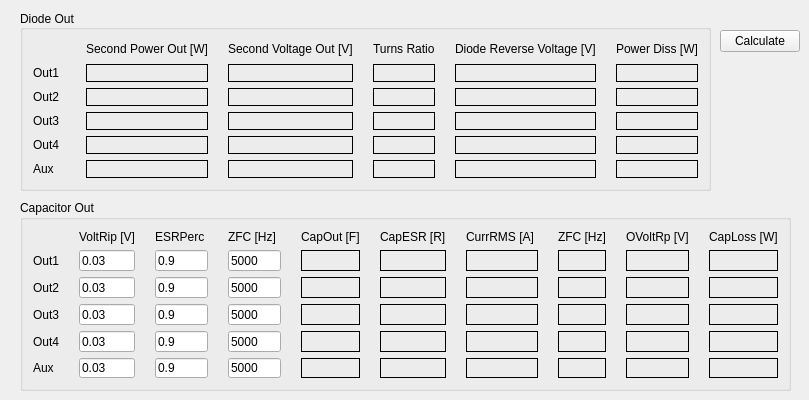
    <widget class="QWidget" name="DiodeAndCapOut">
     <attribute name="title">
      <string>Out. Diode and Cap.</string>
     </attribute>
     <widget class="QGroupBox" name="SecondSide_2">
      <property name="geometry">
       <rect>
        <x>20</x>
        <y>10</y>
        <width>691</width>
        <height>181</height>
       </rect>
      </property>
      <property name="title">
       <string>Diode Out</string>
      </property>
      <property name="alignment">
       <set>Qt::AlignLeading|Qt::AlignLeft|Qt::AlignVCenter</set>
      </property>
      <layout class="QGridLayout" name="gridLayout_14">
       <property name="sizeConstraint">
        <enum>QLayout::SetDefaultConstraint</enum>
       </property>
       <property name="leftMargin">
        <number>10</number>
       </property>
       <property name="topMargin">
        <number>10</number>
       </property>
       <property name="rightMargin">
        <number>10</number>
       </property>
       <property name="bottomMargin">
        <number>10</number>
       </property>
       <property name="horizontalSpacing">
        <number>20</number>
       </property>
       <property name="verticalSpacing">
        <number>6</number>
       </property>
       <item row="8" column="2">
        <widget class="QLabel" name="AuxVolt">
         <property name="frameShape">
          <enum>QFrame::Box</enum>
         </property>
         <property name="text">
          <string/>
         </property>
        </widget>
       </item>
       <item row="4" column="5">
        <widget class="QLabel" name="Out1Diss">
         <property name="frameShape">
          <enum>QFrame::Box</enum>
         </property>
         <property name="text">
          <string/>
         </property>
        </widget>
       </item>
       <item row="0" column="1">
        <widget class="QLabel" name="label_135">
         <property name="text">
          <string>Second Power Out [W]</string>
         </property>
        </widget>
       </item>
       <item row="0" column="4">
        <widget class="QLabel" name="label_138">
         <property name="text">
          <string>Diode Reverse Voltage [V]</string>
         </property>
        </widget>
       </item>
       <item row="7" column="5">
        <widget class="QLabel" name="Out4Diss">
         <property name="frameShape">
          <enum>QFrame::Box</enum>
         </property>
         <property name="text">
          <string/>
         </property>
        </widget>
       </item>
       <item row="0" column="3">
        <widget class="QLabel" name="label_137">
         <property name="text">
          <string>Turns Ratio</string>
         </property>
        </widget>
       </item>
       <item row="5" column="4">
        <widget class="QLabel" name="Out2DRV">
         <property name="frameShape">
          <enum>QFrame::Box</enum>
         </property>
         <property name="text">
          <string/>
         </property>
        </widget>
       </item>
       <item row="7" column="0">
        <widget class="QLabel" name="label_148">
         <property name="text">
          <string>Out4</string>
         </property>
        </widget>
       </item>
       <item row="8" column="0">
        <widget class="QLabel" name="label_149">
         <property name="text">
          <string>Aux</string>
         </property>
        </widget>
       </item>
       <item row="0" column="2">
        <widget class="QLabel" name="label_136">
         <property name="text">
          <string>Second Voltage Out [V]</string>
         </property>
        </widget>
       </item>
       <item row="6" column="0">
        <widget class="QLabel" name="label_147">
         <property name="text">
          <string>Out3</string>
         </property>
        </widget>
       </item>
       <item row="7" column="4">
        <widget class="QLabel" name="Out4DRV">
         <property name="frameShape">
          <enum>QFrame::Box</enum>
         </property>
         <property name="text">
          <string/>
         </property>
        </widget>
       </item>
       <item row="5" column="1">
        <widget class="QLabel" name="Out2Pwr">
         <property name="frameShape">
          <enum>QFrame::Box</enum>
         </property>
         <property name="text">
          <string/>
         </property>
        </widget>
       </item>
       <item row="6" column="1">
        <widget class="QLabel" name="Out3Pwr">
         <property name="frameShape">
          <enum>QFrame::Box</enum>
         </property>
         <property name="text">
          <string/>
         </property>
        </widget>
       </item>
       <item row="0" column="5">
        <widget class="QLabel" name="label_139">
         <property name="text">
          <string>Power Diss [W]</string>
         </property>
        </widget>
       </item>
       <item row="7" column="1">
        <widget class="QLabel" name="Out4Pwr">
         <property name="frameShape">
          <enum>QFrame::Box</enum>
         </property>
         <property name="text">
          <string/>
         </property>
        </widget>
       </item>
       <item row="8" column="4">
        <widget class="QLabel" name="AuxDRV">
         <property name="frameShape">
          <enum>QFrame::Box</enum>
         </property>
         <property name="text">
          <string/>
         </property>
        </widget>
       </item>
       <item row="4" column="2">
        <widget class="QLabel" name="Out1Volt">
         <property name="frameShape">
          <enum>QFrame::Box</enum>
         </property>
         <property name="text">
          <string/>
         </property>
        </widget>
       </item>
       <item row="7" column="2">
        <widget class="QLabel" name="Out4Volt">
         <property name="frameShape">
          <enum>QFrame::Box</enum>
         </property>
         <property name="text">
          <string/>
         </property>
        </widget>
       </item>
       <item row="6" column="5">
        <widget class="QLabel" name="Out3Diss">
         <property name="frameShape">
          <enum>QFrame::Box</enum>
         </property>
         <property name="text">
          <string/>
         </property>
        </widget>
       </item>
       <item row="8" column="5">
        <widget class="QLabel" name="AuxDiss">
         <property name="frameShape">
          <enum>QFrame::Box</enum>
         </property>
         <property name="text">
          <string/>
         </property>
        </widget>
       </item>
       <item row="5" column="2">
        <widget class="QLabel" name="Out2Volt">
         <property name="frameShape">
          <enum>QFrame::Box</enum>
         </property>
         <property name="text">
          <string/>
         </property>
        </widget>
       </item>
       <item row="6" column="2">
        <widget class="QLabel" name="Out3Volt">
         <property name="frameShape">
          <enum>QFrame::Box</enum>
         </property>
         <property name="text">
          <string/>
         </property>
        </widget>
       </item>
       <item row="4" column="4">
        <widget class="QLabel" name="Out1DRV">
         <property name="frameShape">
          <enum>QFrame::Box</enum>
         </property>
         <property name="text">
          <string/>
         </property>
        </widget>
       </item>
       <item row="6" column="4">
        <widget class="QLabel" name="Out3DRV">
         <property name="frameShape">
          <enum>QFrame::Box</enum>
         </property>
         <property name="text">
          <string/>
         </property>
        </widget>
       </item>
       <item row="8" column="1">
        <widget class="QLabel" name="AuxPwr">
         <property name="frameShape">
          <enum>QFrame::Box</enum>
         </property>
         <property name="text">
          <string/>
         </property>
        </widget>
       </item>
       <item row="4" column="1">
        <widget class="QLabel" name="Out1Pwr">
         <property name="frameShape">
          <enum>QFrame::Box</enum>
         </property>
         <property name="text">
          <string/>
         </property>
        </widget>
       </item>
       <item row="5" column="5">
        <widget class="QLabel" name="Out2Diss">
         <property name="frameShape">
          <enum>QFrame::Box</enum>
         </property>
         <property name="text">
          <string/>
         </property>
        </widget>
       </item>
       <item row="4" column="3">
        <widget class="QLabel" name="Out1TR">
         <property name="frameShape">
          <enum>QFrame::Box</enum>
         </property>
         <property name="text">
          <string/>
         </property>
        </widget>
       </item>
       <item row="5" column="3">
        <widget class="QLabel" name="Out2TR">
         <property name="frameShape">
          <enum>QFrame::Box</enum>
         </property>
         <property name="text">
          <string/>
         </property>
        </widget>
       </item>
       <item row="6" column="3">
        <widget class="QLabel" name="Out3TR">
         <property name="frameShape">
          <enum>QFrame::Box</enum>
         </property>
         <property name="text">
          <string/>
         </property>
        </widget>
       </item>
       <item row="7" column="3">
        <widget class="QLabel" name="Out4TR">
         <property name="frameShape">
          <enum>QFrame::Box</enum>
         </property>
         <property name="text">
          <string/>
         </property>
        </widget>
       </item>
       <item row="8" column="3">
        <widget class="QLabel" name="AuxTR">
         <property name="frameShape">
          <enum>QFrame::Box</enum>
         </property>
         <property name="text">
          <string/>
         </property>
        </widget>
       </item>
       <item row="4" column="0">
        <widget class="QLabel" name="label_145">
         <property name="text">
          <string>Out1</string>
         </property>
        </widget>
       </item>
       <item row="5" column="0">
        <widget class="QLabel" name="label_146">
         <property name="text">
          <string>Out2</string>
         </property>
        </widget>
       </item>
      </layout>
     </widget>
     <widget class="QGroupBox" name="SecondSide_3">
      <property name="geometry">
       <rect>
        <x>20</x>
        <y>200</y>
        <width>771</width>
        <height>191</height>
       </rect>
      </property>
      <property name="title">
       <string>Capacitor Out</string>
      </property>
      <layout class="QGridLayout" name="gridLayout_31">
       <property name="leftMargin">
        <number>10</number>
       </property>
       <property name="topMargin">
        <number>10</number>
       </property>
       <property name="rightMargin">
        <number>10</number>
       </property>
       <property name="bottomMargin">
        <number>10</number>
       </property>
       <property name="horizontalSpacing">
        <number>20</number>
       </property>
       <item row="11" column="10">
        <widget class="QLabel" name="Out2CapDiss">
         <property name="frameShape">
          <enum>QFrame::Box</enum>
         </property>
         <property name="text">
          <string/>
         </property>
        </widget>
       </item>
       <item row="14" column="2">
        <widget class="QLineEdit" name="AuxESRPerc">
         <property name="text">
          <string>0.9</string>
         </property>
        </widget>
       </item>
       <item row="14" column="8">
        <widget class="QLabel" name="AuxCapZF">
         <property name="frameShape">
          <enum>QFrame::Box</enum>
         </property>
         <property name="text">
          <string/>
         </property>
        </widget>
       </item>
       <item row="0" column="6">
        <widget class="QLabel" name="label_308">
         <property name="text">
          <string>CurrRMS [A] </string>
         </property>
        </widget>
       </item>
       <item row="0" column="10">
        <widget class="QLabel" name="label_311">
         <property name="text">
          <string>CapLoss [W]</string>
         </property>
        </widget>
       </item>
       <item row="14" column="0">
        <widget class="QLabel" name="label_153">
         <property name="text">
          <string>Aux</string>
         </property>
        </widget>
       </item>
       <item row="11" column="1">
        <widget class="QLineEdit" name="Out2VRip">
         <property name="text">
          <string>0.03</string>
         </property>
        </widget>
       </item>
       <item row="0" column="2">
        <widget class="QLabel" name="label_270">
         <property name="text">
          <string>ESRPerc</string>
         </property>
        </widget>
       </item>
       <item row="10" column="10">
        <widget class="QLabel" name="Out1CapDiss">
         <property name="frameShape">
          <enum>QFrame::Box</enum>
         </property>
         <property name="text">
          <string/>
         </property>
        </widget>
       </item>
       <item row="12" column="0">
        <widget class="QLabel" name="label_152">
         <property name="text">
          <string>Out3</string>
         </property>
        </widget>
       </item>
       <item row="10" column="2">
        <widget class="QLineEdit" name="Out1ESRPerc">
         <property name="text">
          <string>0.9</string>
         </property>
        </widget>
       </item>
       <item row="12" column="2">
        <widget class="QLineEdit" name="Out3ESRPerc">
         <property name="text">
          <string>0.9</string>
         </property>
        </widget>
       </item>
       <item row="12" column="5">
        <widget class="QLabel" name="Out3CapEsr">
         <property name="frameShape">
          <enum>QFrame::Box</enum>
         </property>
         <property name="text">
          <string/>
         </property>
        </widget>
       </item>
       <item row="0" column="5">
        <widget class="QLabel" name="label_306">
         <property name="text">
          <string>CapESR [R]</string>
         </property>
        </widget>
       </item>
       <item row="12" column="3">
        <widget class="QLineEdit" name="Out3ZFC">
         <property name="text">
          <string>5000</string>
         </property>
        </widget>
       </item>
       <item row="0" column="4">
        <widget class="QLabel" name="label_303">
         <property name="text">
          <string>CapOut [F]</string>
         </property>
        </widget>
       </item>
       <item row="13" column="0">
        <widget class="QLabel" name="label_154">
         <property name="text">
          <string>Out4</string>
         </property>
        </widget>
       </item>
       <item row="12" column="9">
        <widget class="QLabel" name="Out3CapVRip">
         <property name="frameShape">
          <enum>QFrame::Box</enum>
         </property>
         <property name="text">
          <string/>
         </property>
        </widget>
       </item>
       <item row="10" column="0">
        <widget class="QLabel" name="label_151">
         <property name="text">
          <string>Out1</string>
         </property>
        </widget>
       </item>
       <item row="14" column="4">
        <widget class="QLabel" name="AuxCap">
         <property name="frameShape">
          <enum>QFrame::Box</enum>
         </property>
         <property name="text">
          <string/>
         </property>
        </widget>
       </item>
       <item row="11" column="8">
        <widget class="QLabel" name="Out2CapZF">
         <property name="frameShape">
          <enum>QFrame::Box</enum>
         </property>
         <property name="text">
          <string/>
         </property>
        </widget>
       </item>
       <item row="13" column="6">
        <widget class="QLabel" name="Out4CurrRMS">
         <property name="frameShape">
          <enum>QFrame::Box</enum>
         </property>
         <property name="text">
          <string/>
         </property>
        </widget>
       </item>
       <item row="12" column="4">
        <widget class="QLabel" name="Out3Cap">
         <property name="frameShape">
          <enum>QFrame::Box</enum>
         </property>
         <property name="text">
          <string/>
         </property>
        </widget>
       </item>
       <item row="11" column="9">
        <widget class="QLabel" name="Out2CapVRip">
         <property name="frameShape">
          <enum>QFrame::Box</enum>
         </property>
         <property name="text">
          <string/>
         </property>
        </widget>
       </item>
       <item row="0" column="1">
        <widget class="QLabel" name="label_269">
         <property name="text">
          <string>VoltRip [V]</string>
         </property>
        </widget>
       </item>
       <item row="11" column="0">
        <widget class="QLabel" name="label_150">
         <property name="text">
          <string>Out2</string>
         </property>
        </widget>
       </item>
       <item row="14" column="9">
        <widget class="QLabel" name="AuxCapVRip">
         <property name="frameShape">
          <enum>QFrame::Box</enum>
         </property>
         <property name="text">
          <string/>
         </property>
        </widget>
       </item>
       <item row="13" column="8">
        <widget class="QLabel" name="Out4CapZF">
         <property name="frameShape">
          <enum>QFrame::Box</enum>
         </property>
         <property name="text">
          <string/>
         </property>
        </widget>
       </item>
       <item row="13" column="5">
        <widget class="QLabel" name="Out4CapEsr">
         <property name="frameShape">
          <enum>QFrame::Box</enum>
         </property>
         <property name="text">
          <string/>
         </property>
        </widget>
       </item>
       <item row="12" column="1">
        <widget class="QLineEdit" name="Out3VRip">
         <property name="text">
          <string>0.03</string>
         </property>
        </widget>
       </item>
       <item row="14" column="5">
        <widget class="QLabel" name="AuxCapEsr">
         <property name="frameShape">
          <enum>QFrame::Box</enum>
         </property>
         <property name="text">
          <string/>
         </property>
        </widget>
       </item>
       <item row="11" column="2">
        <widget class="QLineEdit" name="Out2ESRPerc">
         <property name="text">
          <string>0.9</string>
         </property>
        </widget>
       </item>
       <item row="11" column="4">
        <widget class="QLabel" name="Out2Cap">
         <property name="frameShape">
          <enum>QFrame::Box</enum>
         </property>
         <property name="text">
          <string/>
         </property>
        </widget>
       </item>
       <item row="10" column="3">
        <widget class="QLineEdit" name="Out1ZFC">
         <property name="text">
          <string>5000</string>
         </property>
        </widget>
       </item>
       <item row="12" column="10">
        <widget class="QLabel" name="Out3CapDiss">
         <property name="frameShape">
          <enum>QFrame::Box</enum>
         </property>
         <property name="text">
          <string/>
         </property>
        </widget>
       </item>
       <item row="12" column="6">
        <widget class="QLabel" name="Out3CurrRMS">
         <property name="frameShape">
          <enum>QFrame::Box</enum>
         </property>
         <property name="text">
          <string/>
         </property>
        </widget>
       </item>
       <item row="10" column="6">
        <widget class="QLabel" name="Out1CurrRMS">
         <property name="frameShape">
          <enum>QFrame::Box</enum>
         </property>
         <property name="text">
          <string/>
         </property>
        </widget>
       </item>
       <item row="14" column="3">
        <widget class="QLineEdit" name="AuxZFC">
         <property name="text">
          <string>5000</string>
         </property>
        </widget>
       </item>
       <item row="0" column="3">
        <widget class="QLabel" name="label_307">
         <property name="text">
          <string>ZFC [Hz]</string>
         </property>
        </widget>
       </item>
       <item row="10" column="4">
        <widget class="QLabel" name="Out1Cap">
         <property name="frameShape">
          <enum>QFrame::Box</enum>
         </property>
         <property name="text">
          <string/>
         </property>
        </widget>
       </item>
       <item row="12" column="8">
        <widget class="QLabel" name="Out3CapZF">
         <property name="frameShape">
          <enum>QFrame::Box</enum>
         </property>
         <property name="text">
          <string/>
         </property>
        </widget>
       </item>
       <item row="13" column="1">
        <widget class="QLineEdit" name="Out4VRip">
         <property name="text">
          <string>0.03</string>
         </property>
        </widget>
       </item>
       <item row="13" column="2">
        <widget class="QLineEdit" name="Out4ESRPerc">
         <property name="text">
          <string>0.9</string>
         </property>
        </widget>
       </item>
       <item row="13" column="9">
        <widget class="QLabel" name="Out4CapVRip">
         <property name="frameShape">
          <enum>QFrame::Box</enum>
         </property>
         <property name="text">
          <string/>
         </property>
        </widget>
       </item>
       <item row="13" column="4">
        <widget class="QLabel" name="Out4Cap">
         <property name="frameShape">
          <enum>QFrame::Box</enum>
         </property>
         <property name="text">
          <string/>
         </property>
        </widget>
       </item>
       <item row="0" column="8">
        <widget class="QLabel" name="label_309">
         <property name="text">
          <string>ZFC [Hz]</string>
         </property>
        </widget>
       </item>
       <item row="11" column="6">
        <widget class="QLabel" name="Out2CurrRMS">
         <property name="frameShape">
          <enum>QFrame::Box</enum>
         </property>
         <property name="text">
          <string/>
         </property>
        </widget>
       </item>
       <item row="10" column="9">
        <widget class="QLabel" name="Out1CapVRip">
         <property name="frameShape">
          <enum>QFrame::Box</enum>
         </property>
         <property name="text">
          <string/>
         </property>
        </widget>
       </item>
       <item row="11" column="3">
        <widget class="QLineEdit" name="Out2ZFC">
         <property name="text">
          <string>5000</string>
         </property>
        </widget>
       </item>
       <item row="13" column="3">
        <widget class="QLineEdit" name="Out4ZFC">
         <property name="text">
          <string>5000</string>
         </property>
        </widget>
       </item>
       <item row="0" column="9">
        <widget class="QLabel" name="label_310">
         <property name="text">
          <string>OVoltRp [V]</string>
         </property>
        </widget>
       </item>
       <item row="14" column="1">
        <widget class="QLineEdit" name="AuxVRip">
         <property name="text">
          <string>0.03</string>
         </property>
        </widget>
       </item>
       <item row="10" column="1">
        <widget class="QLineEdit" name="Out1VRip">
         <property name="text">
          <string>0.03</string>
         </property>
        </widget>
       </item>
       <item row="14" column="6">
        <widget class="QLabel" name="AuxCurrRMS">
         <property name="frameShape">
          <enum>QFrame::Box</enum>
         </property>
         <property name="text">
          <string/>
         </property>
        </widget>
       </item>
       <item row="10" column="5">
        <widget class="QLabel" name="Out1CapEsr">
         <property name="frameShape">
          <enum>QFrame::Box</enum>
         </property>
         <property name="text">
          <string/>
         </property>
        </widget>
       </item>
       <item row="11" column="5">
        <widget class="QLabel" name="Out2CapEsr">
         <property name="frameShape">
          <enum>QFrame::Box</enum>
         </property>
         <property name="text">
          <string/>
         </property>
        </widget>
       </item>
       <item row="10" column="8">
        <widget class="QLabel" name="Out1CapZF">
         <property name="frameShape">
          <enum>QFrame::Box</enum>
         </property>
         <property name="text">
          <string/>
         </property>
        </widget>
       </item>
       <item row="13" column="10">
        <widget class="QLabel" name="Out4CapDiss">
         <property name="frameShape">
          <enum>QFrame::Box</enum>
         </property>
         <property name="text">
          <string/>
         </property>
        </widget>
       </item>
       <item row="14" column="10">
        <widget class="QLabel" name="AuxCapDiss">
         <property name="frameShape">
          <enum>QFrame::Box</enum>
         </property>
         <property name="text">
          <string/>
         </property>
        </widget>
       </item>
      </layout>
     </widget>
     <widget class="QPushButton" name="CalcOutPushButton">
      <property name="geometry">
       <rect>
        <x>720</x>
        <y>30</y>
        <width>80</width>
        <height>22</height>
       </rect>
      </property>
      <property name="text">
       <string>Calculate</string>
      </property>
     </widget>
    </widget>
